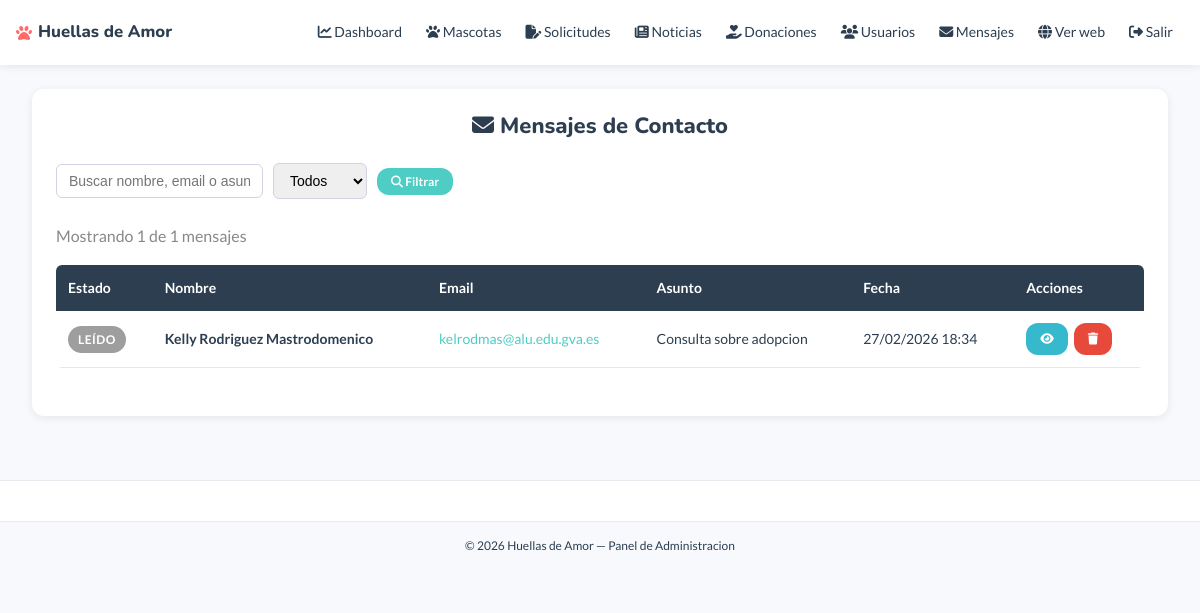
Page /admin/contacto.php (signed in) on the committed database.
### tables this page shows
CREATE TABLE `contacto` (
  `id` int(11) NOT NULL,
  `nombre` varchar(100) NOT NULL,
  `email` varchar(150) NOT NULL,
  `asunto` varchar(200) NOT NULL,
  `mensaje` text NOT NULL,
  `leido` tinyint(1) DEFAULT 0,
  `fecha` datetime DEFAULT current_timestamp()
);

### admin/contacto.php (the view, shortened to what this page needs)
<?php
require_once '../templates/header-admin.php';
$filtroBuscar = isset($_GET['buscar']) ? trim($_GET['buscar']) : '';
$porPagina    = 10;
$paginaActual = isset($_GET['pagina']) && is_numeric($_GET['pagina']) ? (int) $_GET['pagina'] : 1;
$offset       = ($paginaActual - 1) * $porPagina;
try {
    $donde  = "WHERE 1=1";
    $stmtTotal = $conexion->prepare("SELECT COUNT(*) FROM `contacto` $donde");
    $stmtTotal->execute();
    $totalMensajes = $stmtTotal->fetchColumn();
    $stmtMensajes = $conexion->prepare(
        "SELECT * FROM `contacto` $donde ORDER BY `leido` ASC, `fecha` DESC
         LIMIT :limite OFFSET :offset"
    );
    $stmtMensajes->bindValue(':limite', $porPagina, PDO::PARAM_INT);
    $stmtMensajes->bindValue(':offset', $offset,    PDO::PARAM_INT);
    $stmtMensajes->execute();
    $mensajes = $stmtMensajes->fetchAll();
} catch (PDOException $e) {
    $mensajes      = [];
    $totalMensajes = 0;
    $totalPaginas  = 1;
    $totalNoLeidos = 0;
}
?>
<div class="contenedor" style="padding-top:24px; padding-bottom:40px;">
<div class="contenedor-admin">
    <h1><i class="fa-solid fa-envelope"></i> Mensajes de Contacto
    </h1>
    <div class="barra-admin">
        <form method="get" action="contacto.php" class="form-filtro">
            <input type="text" name="buscar"
                   placeholder="Buscar nombre, email o asunto..."
                   value="<?php echo htmlspecialchars($filtroBuscar); ?>">
            <select name="leido">
                <option value="">Todos</option>
            </select>
            <button type="submit" class="btn-turquesa btn-sm">
                <i class="fa-solid fa-magnifying-glass"></i> Filtrar
            </button>
        </form>
    </div>
    <p style="color:#888; margin-bottom:16px;">
        Mostrando <?php echo count($mensajes); ?> de <?php echo $totalMensajes; ?> mensajes
    </p>
    <?php if (!empty($mensajes)) { ?>
    <div class="tabla-wrapper">
        <table class="tabla-admin">
            <thead>
                <tr>
                    <th>Estado</th>
                    <th>Nombre</th>
                    <th>Email</th>
                    <th>Asunto</th>
                    <th>Fecha</th>
                    <th>Acciones</th>
                </tr>
            </thead>
            <tbody>
                <?php foreach ($mensajes as $msg) { ?>
                <tr class="<?php echo $msg['leido'] ? '' : 'fila-no-leida'; ?>">
                    <td>
                        <?php if (!$msg['leido']) { ?>
                            <span class="badge badge-acogida">Nuevo</span>
                        <?php } else { ?>
                            <span class="badge badge-adoptado">Leído</span>
                        <?php } ?>
                    </td>
                    <td><strong><?php echo htmlspecialchars($msg['nombre']); ?></strong></td>
                    <td>
                        <a href="mailto:<?php echo htmlspecialchars($msg['email']); ?>"
                           style="color:<?php echo $color_turquesa ?? '#4ECDC4'; ?>;">
                            <?php echo htmlspecialchars($msg['email']); ?>
                        </a>
                    </td>
                    <td><?php echo htmlspecialchars($msg['asunto']); ?></td>
                    <td><?php echo date('d/m/Y H:i', strtotime($msg['fecha'])); ?></td>
                    <td class="acciones">
                        <button class="btn-editar btn-sm btn-ver-mensaje"
                                data-id="<?php echo $msg['id']; ?>">
                            <i class="fa-solid fa-eye"></i>
                        </button>
                        <a href="contacto.php?borrar=<?php echo $msg['id']; ?>"
                           class="btn-borrar btn-sm"
                           onclick="return confirm('¿Eliminar este mensaje?')">
                            <i class="fa-solid fa-trash"></i>
                        </a>
                    </td>
                </tr>
                <?php } ?>
            </tbody>
        </table>
    </div>
    <?php } else { ?>
    <p class="sin-resultados">No hay mensajes que coincidan.</p>
    <?php } ?>
</div>
</div>
<?php require_once '../templates/footer-admin.php'; ?>

### rows in the picture
contacto: leido "LEÍDO", nombre "Kelly Rodriguez Mastrodomenico", email "kelrodmas@alu.edu.gva.es", asunto "Consulta sobre adopcion", fecha "27/02/2026 18:34"

### other values in the picture
count($mensajes) "1"
$totalMensajes "1"
